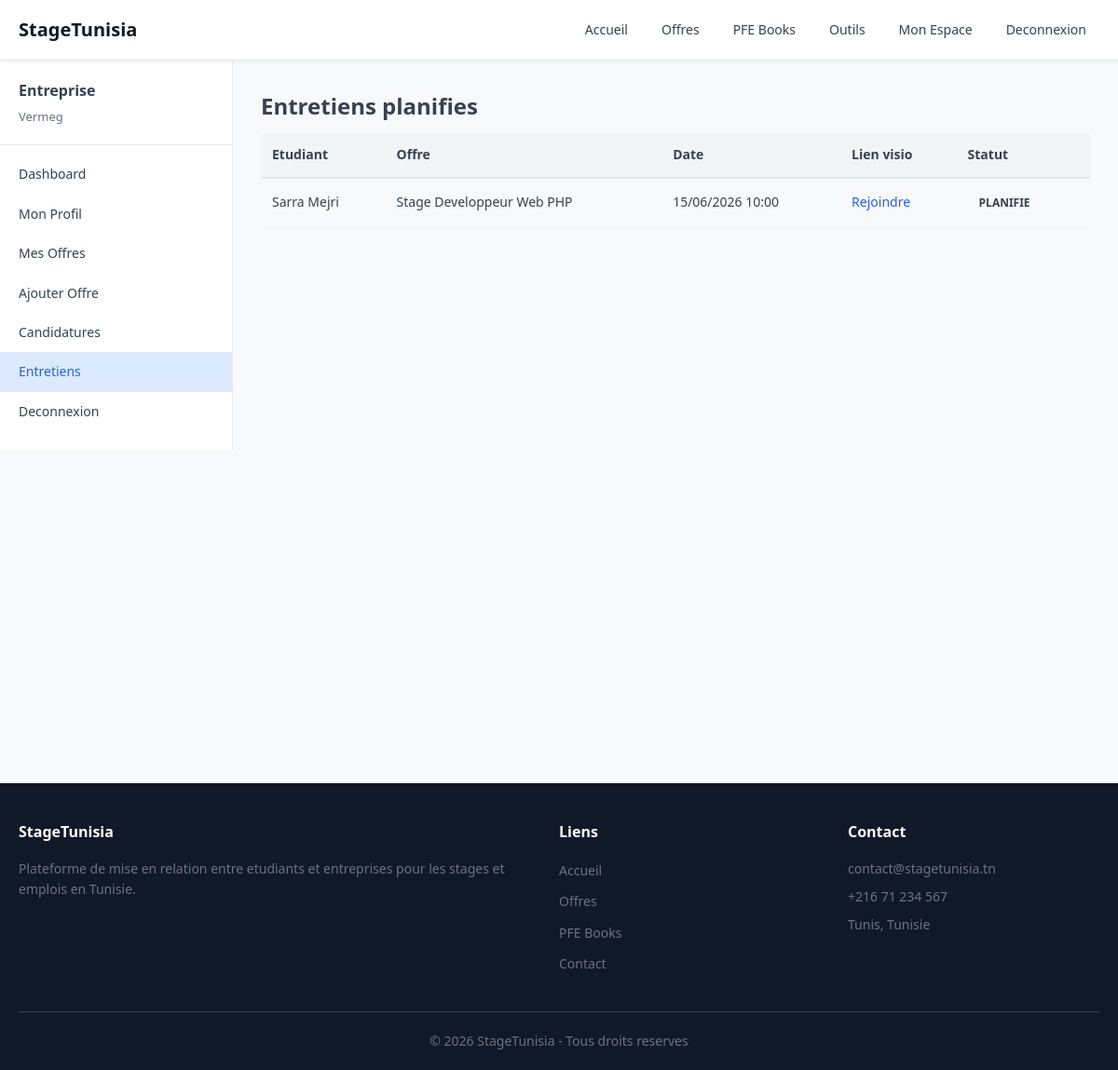
The app's page /entreprise/entretiens.php (signed in) with its own data.
### tables this page shows
CREATE TABLE rendez_vous (
    id INT AUTO_INCREMENT PRIMARY KEY,
    candidature_id INT NOT NULL,
    date_entretien DATETIME NOT NULL,
    lien_visio VARCHAR(255) DEFAULT '',
    notes TEXT,
    statut VARCHAR(50) DEFAULT 'planifie',
    FOREIGN KEY (candidature_id) REFERENCES candidatures(id) ON DELETE CASCADE
);

CREATE TABLE etudiants (
    id INT AUTO_INCREMENT PRIMARY KEY,
    utilisateur_id INT NOT NULL UNIQUE,
    nom VARCHAR(50) NOT NULL,
    prenom VARCHAR(50) NOT NULL,
    telephone VARCHAR(20) DEFAULT '',
    universite VARCHAR(100) DEFAULT '',
    specialite VARCHAR(100) DEFAULT '',
    niveau VARCHAR(50) DEFAULT '',
    date_naissance DATE DEFAULT NULL,
    adresse TEXT,
    bio TEXT,
    photo VARCHAR(255) DEFAULT 'photos/logos/avatar-etudiant-default.svg',
    cv VARCHAR(255) DEFAULT NULL,
    FOREIGN KEY (utilisateur_id) REFERENCES utilisateurs(id) ON DELETE CASCADE
);

CREATE TABLE offres (
    id INT AUTO_INCREMENT PRIMARY KEY,
    entreprise_id INT NOT NULL,
    titre VARCHAR(200) NOT NULL,
    description TEXT,
    type_contrat VARCHAR(50) NOT NULL DEFAULT 'stage',
    duree VARCHAR(50) DEFAULT '',
    remuneration VARCHAR(100) DEFAULT '',
    lieu VARCHAR(100) DEFAULT '',
    secteur VARCHAR(100) DEFAULT '',
    competences_requises TEXT,
    date_publication DATETIME DEFAULT CURRENT_TIMESTAMP,
    date_expiration DATE DEFAULT NULL,
    active TINYINT(1) DEFAULT 1,
    FOREIGN KEY (entreprise_id) REFERENCES entreprises(id) ON DELETE CASCADE
);

### includes/functions.php (called while the page is built, shortened)
<?php
function formatDateTime($date) {
    return date('d/m/Y H:i', strtotime($date));
}
function getEntretiensEntreprise($pdo, $entreprise_id) {
    $stmt = $pdo->prepare("SELECT r.*, o.titre as offre_titre, et.nom, et.prenom, et.telephone FROM rendez_vous r JOIN candidatures c ON r.candidature_id = c.id JOIN offres o ON c.offre_id = o.id JOIN etudiants et ON c.etudiant_id = et.id WHERE o.entreprise_id = ? ORDER BY r.date_entretien ASC");
    $stmt->execute([$entreprise_id]);
    return $stmt->fetchAll();
}

### entreprise/entretiens.php (the view, shortened to what this page needs)
<?php
require_once '../config/database.php';
require_once '../includes/functions.php';
$req_entreprise = "SELECT id FROM entreprises WHERE utilisateur_id = ?";
$stmt_entreprise = $pdo->prepare($req_entreprise);
$stmt_entreprise->execute([$_SESSION['user_id']]);
$entreprise = $stmt_entreprise->fetch();
$entretiens = getEntretiensEntreprise($pdo, $entreprise['id']);
include '../includes/header.php';
?>
<div class="dashboard-layout">
<?php include '../includes/sidebar_entreprise.php'; ?>
<div class="dashboard-content">
    <h2><?= icon('calendar') ?> Entretiens planifies</h2>
    <?php if (empty($entretiens)): ?>
        <p>Aucun entretien planifie.</p>
    <?php else: ?>
    <table class="table">
        <tr><th>Etudiant</th><th>Offre</th><th>Date</th><th>Lien visio</th><th>Statut</th></tr>
        <?php foreach ($entretiens as $e): ?>
        <tr>
            <td><?= htmlspecialchars($e['prenom'] . ' ' . $e['nom']) ?></td>
            <td><?= htmlspecialchars($e['offre_titre']) ?></td>
            <td><?= formatDateTime($e['date_entretien']) ?></td>
            <td><?php if ($e['lien_visio'] != false): ?><a href="<?= htmlspecialchars($e['lien_visio']) ?>" target="_blank"><?= icon('video') ?> Rejoindre</a><?php else: ?>-<?php endif; ?></td>
            <td><span class="badge badge-<?= $e['statut'] ?>"><?= $e['statut'] ?></span></td>
        </tr>
        <?php endforeach; ?>
    </table>
    <?php endif; ?>
</div>
<?php include '../includes/footer.php'; ?></div>

### css/style.css (style rules this page uses)
:root { --primary: #2563eb; --primary-dark: #1d4ed8; --primary-light: #dbeafe; --secondary: #0d9488; --danger: #dc2626; --warning: #d97706; --success: #059669; --gray-50: #f8f9fa; --gray-100: #f3f4f6; --gray-200: #e5e7eb; --gray-300: #d1d5db; --gray-500: #6b7280; --gray-600: #4b5563; --gray-700: #374151; --gray-900: #111827; --white: #fff; --shadow: 0 2px 8px rgba(0,0,0,0.06); --shadow-lg: 0 4px 16px rgba(0,0,0,0.1); --radius: 8px; --radius-lg: 12px; }
* { margin: 0; padding: 0; box-sizing: border-box; }
html { scroll-behavior: smooth; }
body { font-family: 'Segoe UI', Tahoma, Geneva, Verdana, sans-serif; color: var(--gray-700); background: var(--gray-50); line-height: 1.6; }
a { color: var(--primary); text-decoration: none; }
.badge { display: inline-block; padding: 4px 12px; border-radius: 20px; font-size: 12px; font-weight: 600; text-transform: uppercase; }
.dashboard-layout { display: flex; }
.dashboard-content { flex: 1; padding: 30px; max-width: calc(100% - 250px); }
.dashboard-content h2 { margin-bottom: 10px; display: flex; align-items: center; gap: 10px; }
.table { width: 100%; border-collapse: collapse; font-size: 14px; }
.table th { text-align: left; background: var(--gray-100); padding: 12px; font-weight: 600; color: var(--gray-700); border-bottom: 2px solid var(--gray-200); }
.table td { padding: 12px; border-bottom: 1px solid var(--gray-100); }

### records on screen
rendez_vous: etudiants.prenom+nom "Sarra Mejri", offres.titre "Stage Developpeur Web PHP", date_entretien "15/06/2026 10:00", statut "PLANIFIE"

### other values on screen
$_SESSION['user_nom'] "Vermeg"
